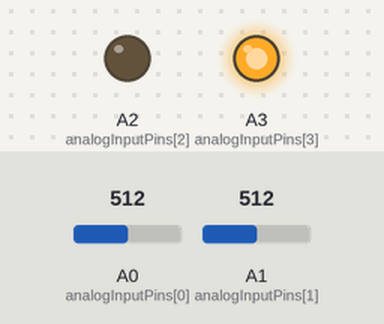
Bench run of a sketch on a simulated Arduino Uno, built with avr-gcc and run on an emulated ATmega328P. On the bench: output pins drawn as LEDs (lit = HIGH). The inputs (shaded band) are chosen by the test bench; at power-on: A1 (analogInputPins[1]) = 512, A0 (analogInputPins[0]) = 512. What the sketch prints to the serial monitor is not drawn.

Above: at 1.2 s.
1.3 s: A1 (analogInputPins[1]) set to 40
8.8 s: A1 (analogInputPins[1]) set to 511
10.3 s: A1 (analogInputPins[1]) set to 80
Timing chart, 0 to 12.8 s (numbered marks = the images above; inputs shaded):
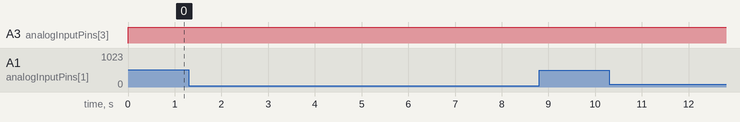

The sketch:

wheels-xbox-controller-mod.ino
```cpp
// define the pins used in the program
const int analogInputPins[] = {A0, A1, A2, A3}; // Analog input pins
const int floatingOutputPins[] = {A2, A3}; // Analog pins used as floating digital outputs

void setup() {
  Serial.begin(115200); // Start serial communication at a baud rate of 9600

  // configure the input pins
  for (int i = 0; i < 2; i++) {
    pinMode(analogInputPins[i], INPUT);
  }

  // configure the output pins
  for (int i = 0; i < 2; i++) {
    pinMode(floatingOutputPins[i], OUTPUT);
    // Instead of driving the pin HIGH or LOW, we're setting it to a high-impedance state, effectively making it floating.
    digitalWrite(floatingOutputPins[i], LOW); // This is necessary to ensure the pins are in a known state, but they will remain effectively floating since we're not setting them HIGH.
  }

}

void loop() {
  // read the input on analog pins and print them to the serial monitor
  // Read the analog input values from the joystick
  int rawValueX = analogRead(analogInputPins[0]);
  int rawValueY = analogRead(analogInputPins[1]);

  // Map these values to the range 0-255
  int mappedValueX = map(rawValueX, 0, 1023, 0, 255);
  int mappedValueY = map(rawValueY, 0, 1023, 0, 255);

  // Output the mapped values - this is just for debugging and can be removed later
  Serial.print("X: ");
  Serial.print(mappedValueX);
  Serial.print("\tY: ");
  Serial.println(mappedValueY);

  // Right Stick Up == L2
  if (mappedValueY < 50) {
    pinMode(A2, OUTPUT);
    digitalWrite(A2, LOW);
  } else {
    pinMode(A2, INPUT);
  }

  // Right Stick Down == L1
  if (mappedValueY > 90) {
    pinMode(A3, OUTPUT);
    digitalWrite(A3, HIGH);
  } else {
    pinMode(A3, INPUT);
  }
}
```
